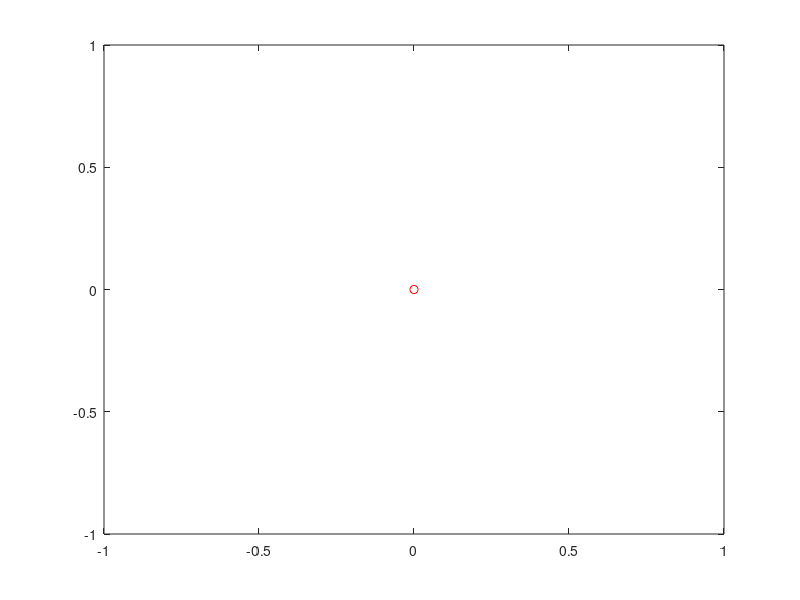

Write the MATLAB code that produced this figure.
clear all;
close all;

T=10;
gamma=.99;
theta = [.2 .05];
[V,A,PP]=deal(nan(T+1., T+1));
lower_bound = nan(T+1,1);
upper_bound = nan(T+1,1);
for t=T:-1:0
    states= 0:t; % number of 1's
    LLR= states*(log(theta(1))- log(theta(2))) + (t-states)*(log(1-theta(1))- log(1-theta(2)));
    P_present= 1./(1+exp(-LLR));
    V_choose_now= max(P_present,1-P_present);
    P(t+1,states+1)= LLR;
    if t==T
        V(t+1, 1+states)= V_choose_now;
        A(t+1,1+states)= 2*(LLR>0)-1;
    else
        %% calculate value if waiting
        prob1= P_present*theta(1)+ (1-P_present)*theta(2);
        V_wait= gamma*(prob1.*V(t+2,states+1+1)+ (1-prob1).*V(t+2,states+1));
        [V(t+1, 1+states), dum]= max([V_choose_now;V_wait],[],1);
        A(t+1,1+states)= (2-dum).*(2*(LLR>0)-1);
    end
    ind1= find(A(t+1,:)==1);
    plot(t*ones(length(ind1),1), P(t+1,ind1), 'gx');
    ind1= find(A(t+1,:)==0);
    plot(t*ones(length(ind1),1), P(t+1,ind1), 'ro');
end